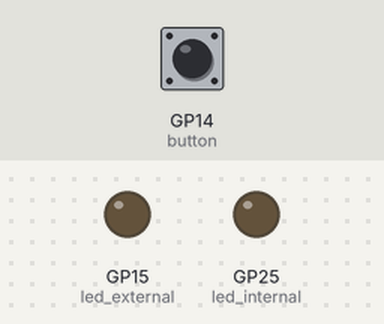
A program run on a simulated Raspberry Pi Pico running MicroPython. On the bench: output pins drawn as LEDs (lit = HIGH). Dashed ring = blinking. The test bench sets the inputs (shaded band); at power-on: GP14 (button) LOW.

Above: at 1.2 s.
1.3 s: GP14 (button) pulled HIGH for 0.15 s
At 2.1 s:
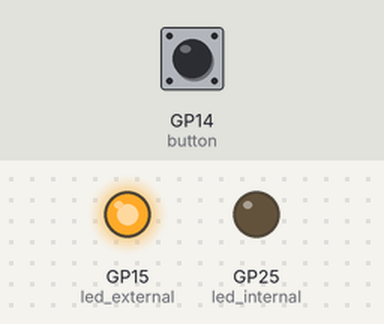
4.4 s: GP14 (button) pulled HIGH for 1 s
At 6.2 s:
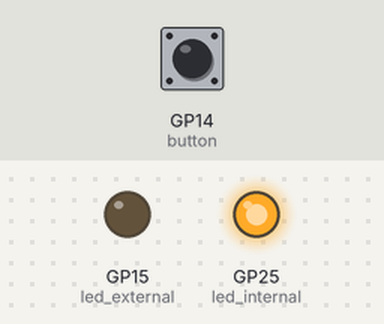
7.9 s: GP14 (button) pulled HIGH for 3.2 s
At 8.4 s:
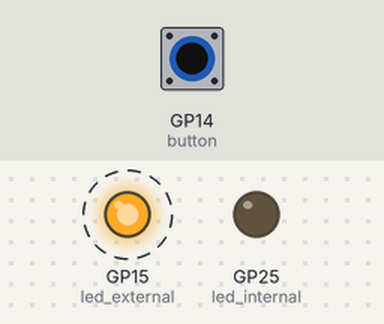
Timing chart, 0 to 13.4 s (numbered marks = the images above; inputs shaded):
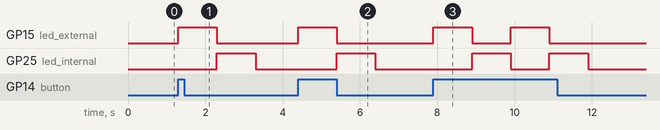

Measured:
- after the input at 1.3 s, GP15 (led_external): LOW → HIGH at once, → LOW 1.0 s later; GP25 (led_internal): LOW → HIGH after 1.0 s, → LOW 1.0 s later
- after the input at 4.4 s, GP15 (led_external): LOW → HIGH at once, → LOW 1.0 s later; GP25 (led_internal): LOW → HIGH after 1.0 s, → LOW 1.0 s later
- after the input at 7.9 s, GP15 (led_external): alternates HIGH for 1.0 s and LOW for 1.0 s, 4 changes in all, then stays LOW, starting at once; GP25 (led_internal): alternates HIGH for 1.0 s and LOW for 1.0 s, 4 changes in all, then stays LOW, starting after 1.0 s

The program:

press.py
```python
#!/usr/bin/python

"""
light a led when a physical button is pressed
"""

import machine
import utime

button = machine.Pin(14, machine.Pin.IN, machine.Pin.PULL_DOWN)
led_external = machine.Pin(15, machine.Pin.OUT)
led_internal = machine.Pin(25, machine.Pin.OUT)

while True:
    if button.value() == 1:
        led_external.value(1)
        utime.sleep(1)
        led_external.value(0)
        led_internal.value(1)
        utime.sleep(1)
    led_internal.value(0)
    led_external.value(0)
```
